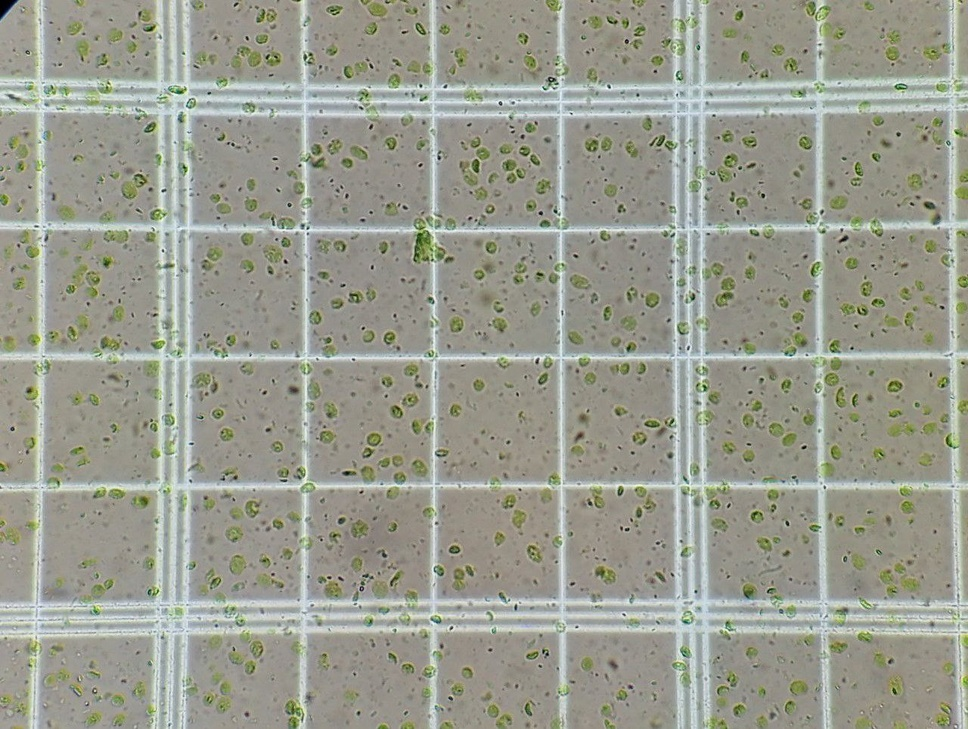
#> input picture test/1.jpg, 968 x 729 px, shrunk from 1280 x 963 before the run
$ python cell_detector.py --image_path test/1.jpg
#> lines starting #> are read from the running program, lines starting #| are printed output that depends on the picture; after the words box and inside, x2 and y2 are one past the last pixel; in counts of white or black regions, pixels touching at a corner belong together
### apps/image_processor.py
import cv2
import os
import numpy as np
import matplotlib.pyplot as plt

class ImageLoader:
    @staticmethod
    def load_and_convert_image(image_path):
        if not os.path.exists(image_path):
            raise FileNotFoundError(f"Image file not found: {image_path}")
        image = cv2.imread(image_path)
        gray_image = cv2.cvtColor(image, cv2.COLOR_BGR2GRAY)
        return image, gray_image

class ImageSaver:
    # [5 lines left out: function save_image, not called in this run]

class ImageDisplayer:
    # [15 lines left out: functions display_image, display_gray_image, not called in this run]

class ImageCropper:
    # [16 lines left out: functions cover_area_by_nearest_lines, crop_area_with_margin, not called in this run]

### apps/edge_detector.py
import cv2

class EdgeDetector:
    @staticmethod
    def detect_edges(gray_image, threshold1=50, threshold2=150):
        edges = cv2.Canny(gray_image, threshold1, threshold2, apertureSize=3)
        return edges

### apps/line_processor.py
import cv2
import numpy as np

class LineDetector:
    @staticmethod
    def detect_lines(edges, threshold=100, min_line_length=100, max_line_gap=10):
        lines = cv2.HoughLinesP(edges, 1, np.pi / 180, threshold=threshold, minLineLength=min_line_length, maxLineGap=max_line_gap)
        return lines

class LineMerger:
    @staticmethod
    def merge_nearest_lines(lines, image, threshold=15):
        horizontal_lines = []
        vertical_lines = []

        for line in lines:
            x1, y1, x2, y2 = line[0]
            if abs(y1 - y2) < 10:  # Horizontal line
                horizontal_lines.append(y1)
            elif abs(x1 - x2) < 10:  # Vertical line
                vertical_lines.append(x1)

        horizontal_lines = sorted(set(horizontal_lines))
        vertical_lines = sorted(set(vertical_lines))

        def merge_lines(line_positions, threshold):
            merged_lines = []
            current_line = line_positions[0]

            for line in line_positions[1:]:
                if line - current_line <= threshold:
                    continue
                else:
                    merged_lines.append(current_line)
                    current_line = line

            merged_lines.append(current_line)
            return merged_lines

        merged_horizontal_lines = merge_lines(horizontal_lines, threshold)
        merged_vertical_lines = merge_lines(vertical_lines, threshold)

        image_with_merged_lines = np.copy(image)

        for y in merged_horizontal_lines:
            cv2.line(image_with_merged_lines, (0, y), (image.shape[1], y), (0, 255, 0), 2)

        for x in merged_vertical_lines:
            cv2.line(image_with_merged_lines, (x, 0), (x, image.shape[0]), (0, 255, 0), 2)

        return image_with_merged_lines, merged_horizontal_lines, merged_vertical_lines

class LineHighlighter:
    # [26 lines left out: functions change_color_of_filtered_lines, highlight_nearest_center_line_after_filtering, not called in this run]

class LineFilter:
    # [44 lines left out: functions remove_lines_with_large_gap_top, remove_lines_with_large_gap_bottom, remove_lines_with_large_gap_right, remove_lines_with_large_gap_left, not called in this run]

### apps/intersection_finder.py
class IntersectionFinder:
    @staticmethod
    def find_intersections(horizontal_lines, vertical_lines):
        intersections = []
        for y in horizontal_lines:
            for x in vertical_lines:
                intersections.append((x, y))
        return intersections

### apps/square_processor.py
import cv2
import numpy as np
import matplotlib.pyplot as plt
from apps.green_cell_detector import GreenCellDetector

class SquareDisplayer:
    @staticmethod
    def add_margin(x, y, width, height, image_shape, margin=10):
        x_start = max(0, x - margin)
        y_start = max(0, y - margin)
        x_end = min(image_shape[1], x + width + margin)
        y_end = min(image_shape[0], y + height + margin)
        return x_start, y_start, x_end - x_start, y_end - y_start

    @staticmethod
    def show_cropped_squares(image, squares, margin=10, min_area_threshold=100, save_path=None):
        num_squares = len(squares)
        cols = 4  # Number of columns in the grid
        rows = num_squares // cols + (num_squares % cols > 0)  # Calculate the number of rows based on the number of images and columns

        plt.figure(figsize=(15, 15))

        for i, (pts, (x, y, width, height)) in enumerate(squares):
            x, y, width, height = SquareDisplayer.add_margin(x, y, width, height, image.shape, margin)
            cropped_image = image[y:y+height, x:x+width]
            green_cells_count, output_image = GreenCellDetector.detect_green_cells(cropped_image, min_area_threshold=min_area_threshold)
            plt.subplot(rows, cols, i + 1)
            plt.imshow(cv2.cvtColor(output_image, cv2.COLOR_BGR2RGB))
            plt.axis('off')
            plt.title(f'Square {i+1} (Cells: {green_cells_count})')

        plt.tight_layout()

        if save_path:
            plt.savefig(save_path)
        else:
            plt.show()

class SquareIdentifier:
    @staticmethod
    def identify_and_label_squares(image, intersections, horizontal_lines, vertical_lines, aspect_ratio_tolerance=0.2, min_area=500):
        intersections = sorted(intersections, key=lambda pt: (pt[1], pt[0]))  # Sort by y, then by x
        squares = []
        index = 1

        for i in range(len(horizontal_lines) - 1):
            for j in range(len(vertical_lines) - 1):
                top_left = (vertical_lines[j], horizontal_lines[i])
                top_right = (vertical_lines[j+1], horizontal_lines[i])
                bottom_left = (vertical_lines[j], horizontal_lines[i+1])
                bottom_right = (vertical_lines[j+1], horizontal_lines[i+1])

                if top_left in intersections and top_right in intersections and bottom_left in intersections and bottom_right in intersections:
                    width = vertical_lines[j+1] - vertical_lines[j]
                    height = horizontal_lines[i+1] - horizontal_lines[i]
                    area = width * height
                    aspect_ratio = float(width) / height

                    if 1 - aspect_ratio_tolerance <= aspect_ratio <= 1 + aspect_ratio_tolerance and area >= min_area:
                        pts = np.array([top_left, top_right, bottom_right, bottom_left])
                        squares.append((pts, (vertical_lines[j], horizontal_lines[i], width, height)))
                        cv2.polylines(image, [pts], isClosed=True, color=(255, 0, 0), thickness=2)
                        center_x = (top_left[0] + bottom_right[0]) // 2
                        center_y = (top_left[1] + bottom_right[1]) // 2
                        cv2.putText(image, str(index), (center_x, center_y), cv2.FONT_HERSHEY_SIMPLEX, 0.8, (0, 255, 0), 2)
                        index += 1

        return image, squares

### apps/green_cell_detector.py
import cv2
import numpy as np

class GreenCellDetector:
    @staticmethod
    def detect_green_cells(image, min_area_threshold=100):
        hsv_image = cv2.cvtColor(image, cv2.COLOR_BGR2HSV)
        lower_green = np.array([30, 30, 30])
        upper_green = np.array([90, 255, 255])
        mask_green = cv2.inRange(hsv_image, lower_green, upper_green)
        kernel = np.ones((3, 3), np.uint8)
        mask_green_morphed = cv2.morphologyEx(mask_green, cv2.MORPH_CLOSE, kernel)
        mask_green_morphed = cv2.morphologyEx(mask_green_morphed, cv2.MORPH_OPEN, kernel)
        contours, _ = cv2.findContours(mask_green_morphed, cv2.RETR_EXTERNAL, cv2.CHAIN_APPROX_SIMPLE)
        filtered_contours = [cnt for cnt in contours if cv2.contourArea(cnt) > min_area_threshold]
        output_image = image.copy()
        for cnt in filtered_contours:
            x, y, w, h = cv2.boundingRect(cnt)
            cv2.drawContours(output_image, [cnt], -1, (0, 255, 0), 2)
            cv2.rectangle(output_image, (x, y), (x + w, y + h), (255, 0, 0), 2)
            area = cv2.contourArea(cnt)
            cv2.putText(output_image, f'Area: {area}', (x, y - 10), cv2.FONT_HERSHEY_SIMPLEX, 0.5, (255, 0, 0), 1)
        return len(filtered_contours), output_image

### cell_detector.py
import argparse
import cv2
import numpy as np
from apps.image_processor import ImageLoader
from apps.edge_detector import EdgeDetector
from apps.line_processor import LineDetector, LineMerger
from apps.intersection_finder import IntersectionFinder
from apps.square_processor import SquareIdentifier, SquareDisplayer

def main():
    parser = argparse.ArgumentParser(description='Process and display cropped squares from an image.')
    parser.add_argument('--image_path', type=str, help='Path to the input image')
    parser.add_argument('--margin', type=int, default=10, help='Margin to add around cropped squares')
    parser.add_argument('--aspect_ratio_tolerance', type=float, default=0.2, help='Tolerance for aspect ratio of squares')
    parser.add_argument('--min_area', type=int, default=500, help='Minimum area for detected squares')
    parser.add_argument('--min_area_threshold', type=int, default=100, help='Minimum area threshold for green cell detection')
    args = parser.parse_args()

    # Load and process the image
    image, gray_image = ImageLoader.load_and_convert_image(args.image_path)
#> in load_and_convert_image, image is the input picture: shape (729, 968, 3); mean B, G, R 143.5, 156.2, 154.2
    edges = EdgeDetector.detect_edges(gray_image)
#> in detect_edges, `edges = cv2.Canny(gray_image, threshold1, threshold2, apertureSize=3)`:
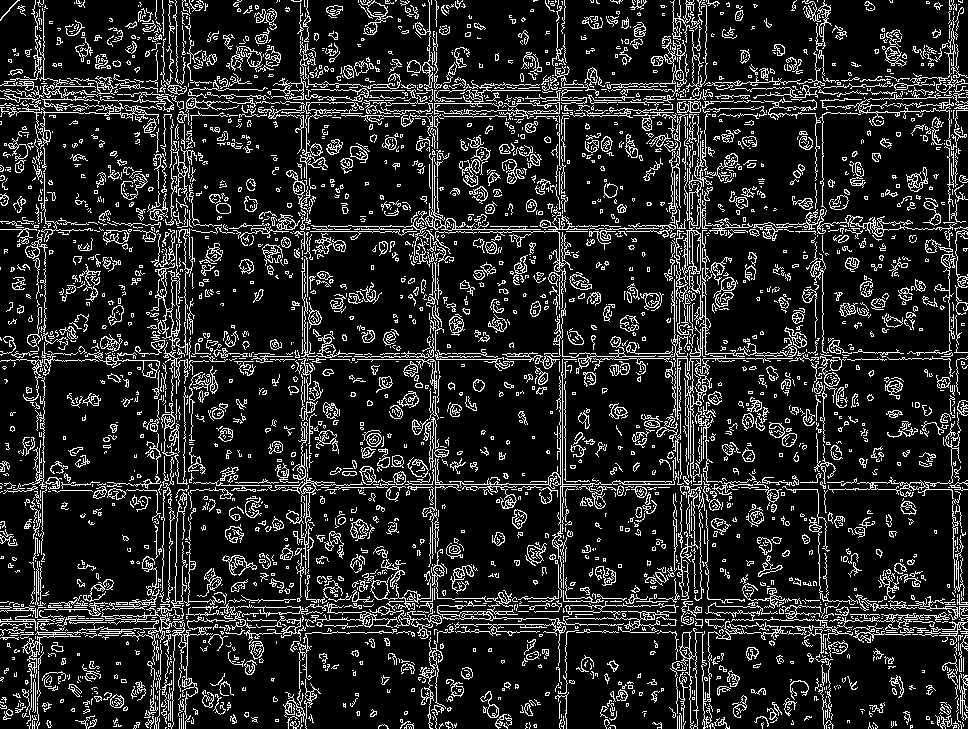
#> edges: shape (729, 968); 14.8% white in thin lines or dots
    lines = LineDetector.detect_lines(edges)
#> in detect_lines, `lines = cv2.HoughLinesP(edges, 1, np.pi / 180, threshold=threshold, mi..`: lines = 175 rows, first 6: [263, 229, 636, 229], [383, 353, 486, 353], [299, 484, 763, 484], [163, 356, 725, 356], [389, 605, 685, 605], [812, 617, 962, 615]

    # Merge nearest lines with a threshold of 15 and draw them on the image
    if lines is not None:
        image_with_merged_lines, merged_horizontal_lines, merged_vertical_lines = LineMerger.merge_nearest_lines(lines, image, threshold=15)
#> the loop in merge_nearest_lines, `for line in lines:` made 175 passes
#> after the loop in merge_nearest_lines, `for line in lines:`: horizontal_lines = 90 values, max 637 at index 35, min 78 at index 15, mean 368; vertical_lines = 82 values, max 958 at index 41, min 35 at index 59, mean 455.6
#> in merge_nearest_lines, `horizontal_lines = sorted(set(horizontal_lines))`: horizontal_lines = 72 values from 78 to 637
#> in merge_nearest_lines, `vertical_lines = sorted(set(vertical_lines))`: vertical_lines = 77 values from 35 to 958
#> in merge_lines, `current_line = line_positions[0]`: current_line = 78
#> the loop in merge_lines, `for line in line_positions[1:]:` made 71 passes
#> (line, current_line) on passes 10, 17, 23, 29, 39, 48, 58: (94, 94), (110, 110), (224, 224), (352, 352), (481, 481), (598, 598), (614, 614)
#> current_line on pass 69: 631
#> after the loop in merge_lines, `for line in line_positions[1:]:`: merged_lines = [78, 94, 110, 224, 352, 481, 598, 614]
#> in merge_nearest_lines, `merged_horizontal_lines = merge_lines(horizontal_lines, threshold)`: merged_horizontal_lines = [78, 94, 110, 224, 352, 481, 598, 614, 631]
#> the loop in merge_lines (call 2), `for line in line_positions[1:]:` made 76 passes
#> (line, current_line) on passes 7, 17, 23, 26, 33, 39, 47, 56: (157, 157), (173, 173), (189, 189), (300, 300), (430, 430), (557, 557), (672, 672), (689, 689)
#> current_line on passes 64, 67, 72: 705, 814, 949
#> in merge_nearest_lines, `merged_vertical_lines = merge_lines(vertical_lines, threshold)`: merged_vertical_lines = [35, 157, 173, 189, 300, 430, 557, 672, 689, 705, 814, 949]
#> the loop in merge_nearest_lines, `for y in merged_horizontal_lines:` made 9 passes
#> y on passes 1 to 9: 78, 94, 110, 224, 352, 481, 598, 614, 631
#> after the loop in merge_nearest_lines, `for y in merged_horizontal_lines:`:
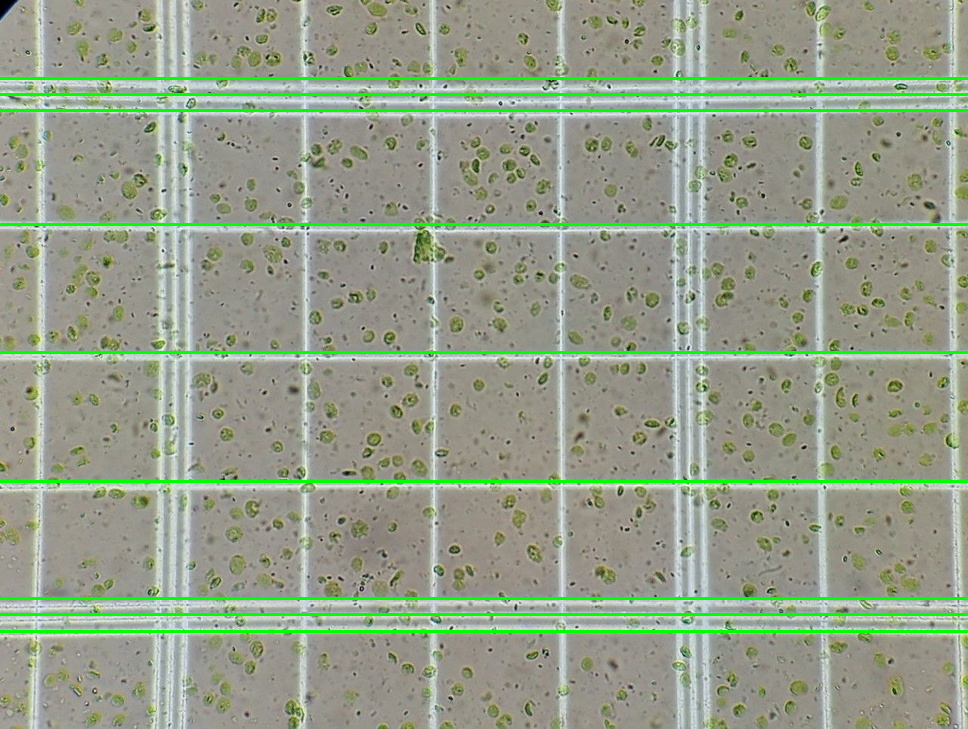
#> image_with_merged_lines: shape (729, 968, 3); 3.7% of pixels changed, all inside (x1, y1, x2, y2) = (0, 77, 968, 633)
#> the loop in merge_nearest_lines, `for x in merged_vertical_lines:` made 12 passes
#> x on passes 1 to 12: 35, 157, 173, 189, 300, 430, 557, 672, 689, 705, 814, 949
#> after the loop in merge_nearest_lines, `for x in merged_vertical_lines:`:
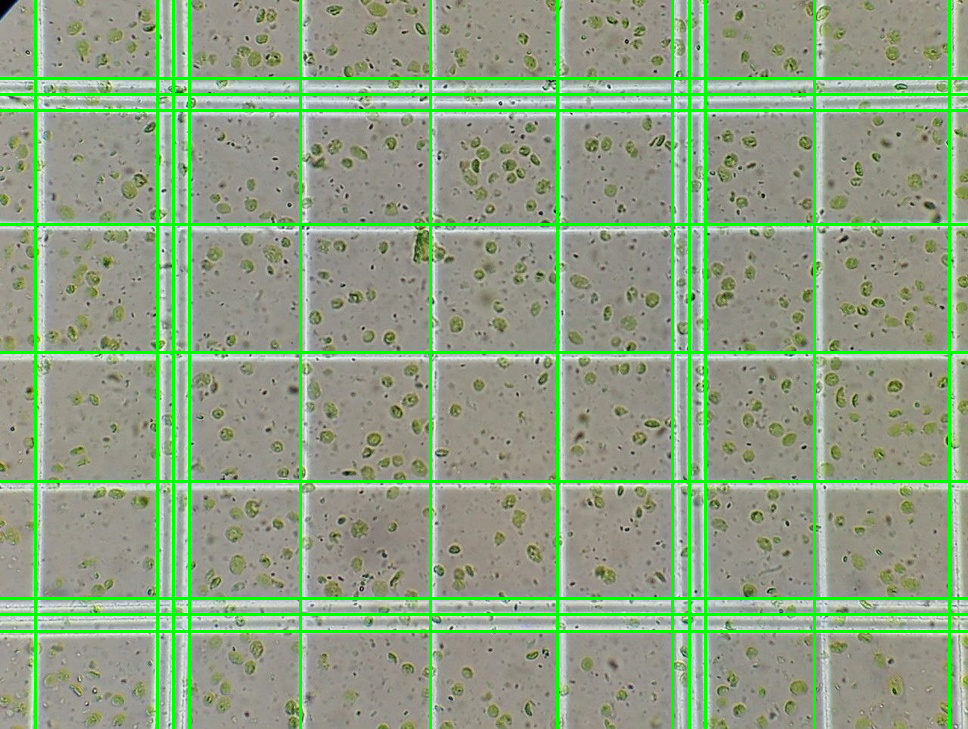
#> image_with_merged_lines: shape (729, 968, 3); 3.58% of pixels changed, all inside (x1, y1, x2, y2) = (34, 0, 951, 729)
#> merged_horizontal_lines = [78, 94, 110, 224, 352, 481, 598, 614, 631]

        # Find intersections of the horizontal and vertical lines
        intersections = IntersectionFinder.find_intersections(merged_horizontal_lines, merged_vertical_lines)
#> the loop in find_intersections, `for y in horizontal_lines:` made 9 passes
#> after the loop in find_intersections, `for y in horizontal_lines:`: intersections = 108 pairs, first value 35 to 949, second value 78 to 631

        # Identify and label squares based on intersections
        image_with_squares, squares = SquareIdentifier.identify_and_label_squares(image_with_merged_lines, intersections, merged_horizontal_lines, merged_vertical_lines, aspect_ratio_tolerance=args.aspect_ratio_tolerance, min_area=args.min_area)
#> the loop in identify_and_label_squares, `for i in range(len(horizontal_lines) - 1):` made 8 passes
#> after the loop in identify_and_label_squares, `for i in range(len(horizontal_lines) - 1):`: index = 29; squares = 28 items
#> squares = 28 items

        # Show the cropped squares with margin and detected green cells
        SquareDisplayer.show_cropped_squares(image, squares, margin=args.margin, min_area_threshold=args.min_area_threshold)
#> in show_cropped_squares, `num_squares = len(squares)`: num_squares = 28
#> in show_cropped_squares, `rows = num_squares // cols + (num_squares % cols > 0)`: rows = 7
#> the loop in show_cropped_squares, `for i, (pts, (x, y, width, height)) in enumerate(squares):` made 28 passes
#> (pts, x, y, width, height, x_start in add_margin, y_start in add_margin, x_end in add_margin) on passes 1 to 8: ([[35, 110], [157, 110], [157, 224], [35, 224]], 25, 100, 142, 134, 25, 100, 167), ([[189, 110], [300, 110], [300, 224], [189, 224]], 179, 100, 131, 134, 179, 100, 310), ([[300, 110], [430, 110], [430, 224], [300, 224]], 290, 100, 150, 134, 290, 100, 440), ([[430, 110], [557, 110], [557, 224], [430, 224]], 420, 100, 147, 134, 420, 100, 567), ([[557, 110], [672, 110], [672, 224], [557, 224]], 547, 100, 135, 134, 547, 100, 682), ([[705, 110], [814, 110], [814, 224], [705, 224]], 695, 100, 129, 134, 695, 100, 824), ([[814, 110], [949, 110], [949, 224], [814, 224]], 804, 100, 155, 134, 804, 100, 959), ([[35, 224], [157, 224], [157, 352], [35, 352]], 25, 214, 142, 148, 25, 214, 167)
#> (pts, x, y, width, height) on passes 20 to 25: ([[705, 352], [814, 352], [814, 481], [705, 481]], 705, 352, 109, 129), ([[814, 352], [949, 352], [949, 481], [814, 481]], 814, 352, 135, 129), ([[35, 481], [157, 481], [157, 598], [35, 598]], 35, 481, 122, 117), ([[189, 481], [300, 481], [300, 598], [189, 598]], 189, 481, 111, 117), ([[300, 481], [430, 481], [430, 598], [300, 598]], 300, 481, 130, 117), ([[430, 481], [557, 481], [557, 598], [430, 598]], 430, 481, 127, 117)
#> pass 1, in show_cropped_squares, `cropped_image = image[y:y+height, x:x+width]`:
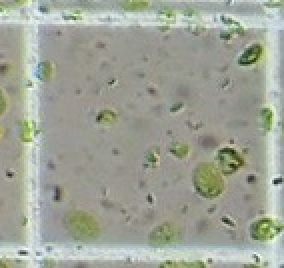
#> cropped_image: shape (134, 142, 3) (shown 2 times larger); mean B, G, R 150.9, 163.1, 158.6
#> pass 1, in detect_green_cells, `mask_green_morphed = cv2.morphologyEx(mask_green, cv2.MORPH_CLOSE, ker..`:
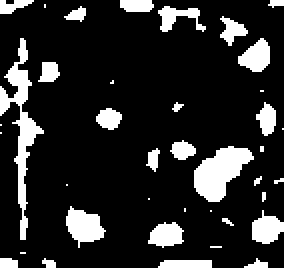
#> mask_green_morphed: shape (134, 142) (shown 2 times larger); 15.9% white; 39 white regions (18 under 20 px), largest, box (x1, y1, x2, y2) and area: (0, 19, 22, 120) 572, (97, 73, 127, 101) 483, (33, 103, 53, 124) 247
#> after the loop in show_cropped_squares, `for i, (pts, (x, y, width, height)) in enumerate(squares):`:
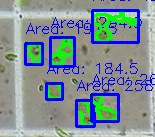
#> output_image: shape (137, 155, 3); mean B, G, R 149.4, 144.3, 128.5
#> in show_cropped_squares, `plt.show()`:
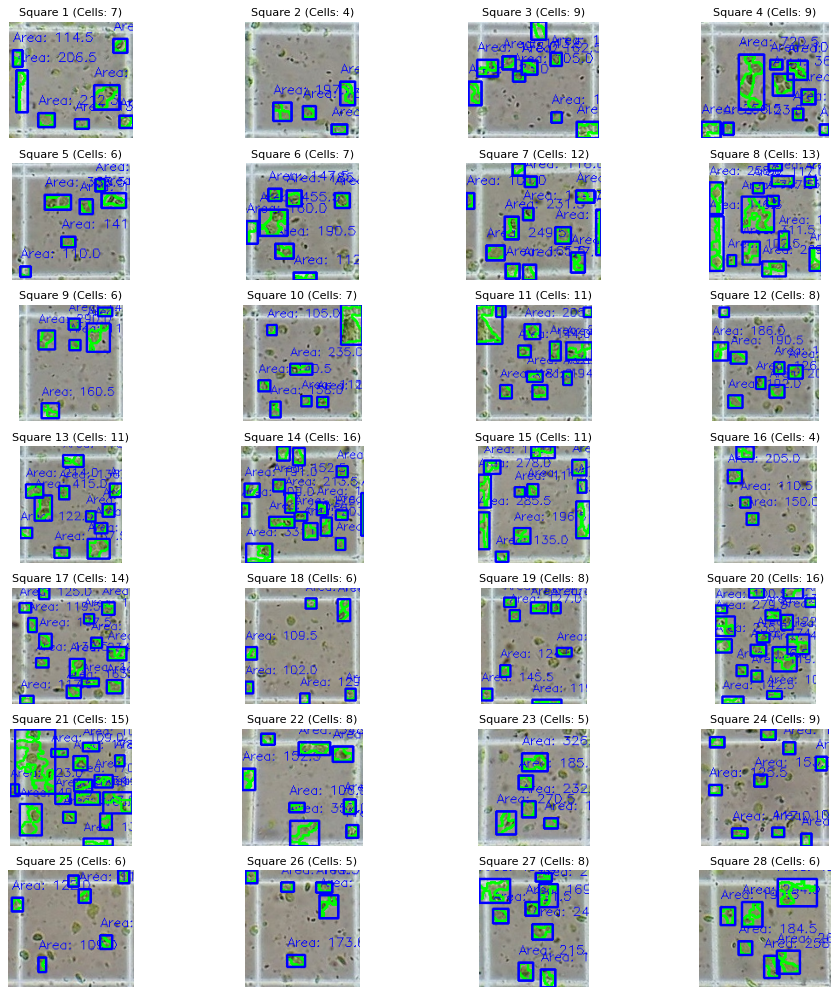
#> figure drawn by matplotlib, 28 panels
    else:
        print("No lines were detected.")

if __name__ == '__main__':
    main()
